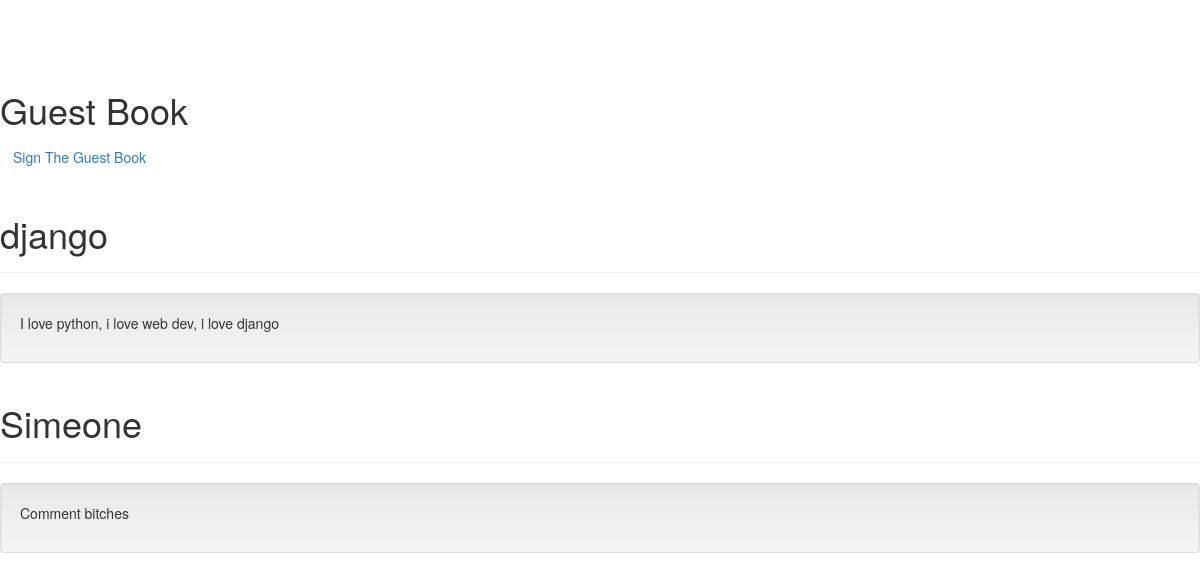
/guestbook/, run on an earlier commit of the app's database.
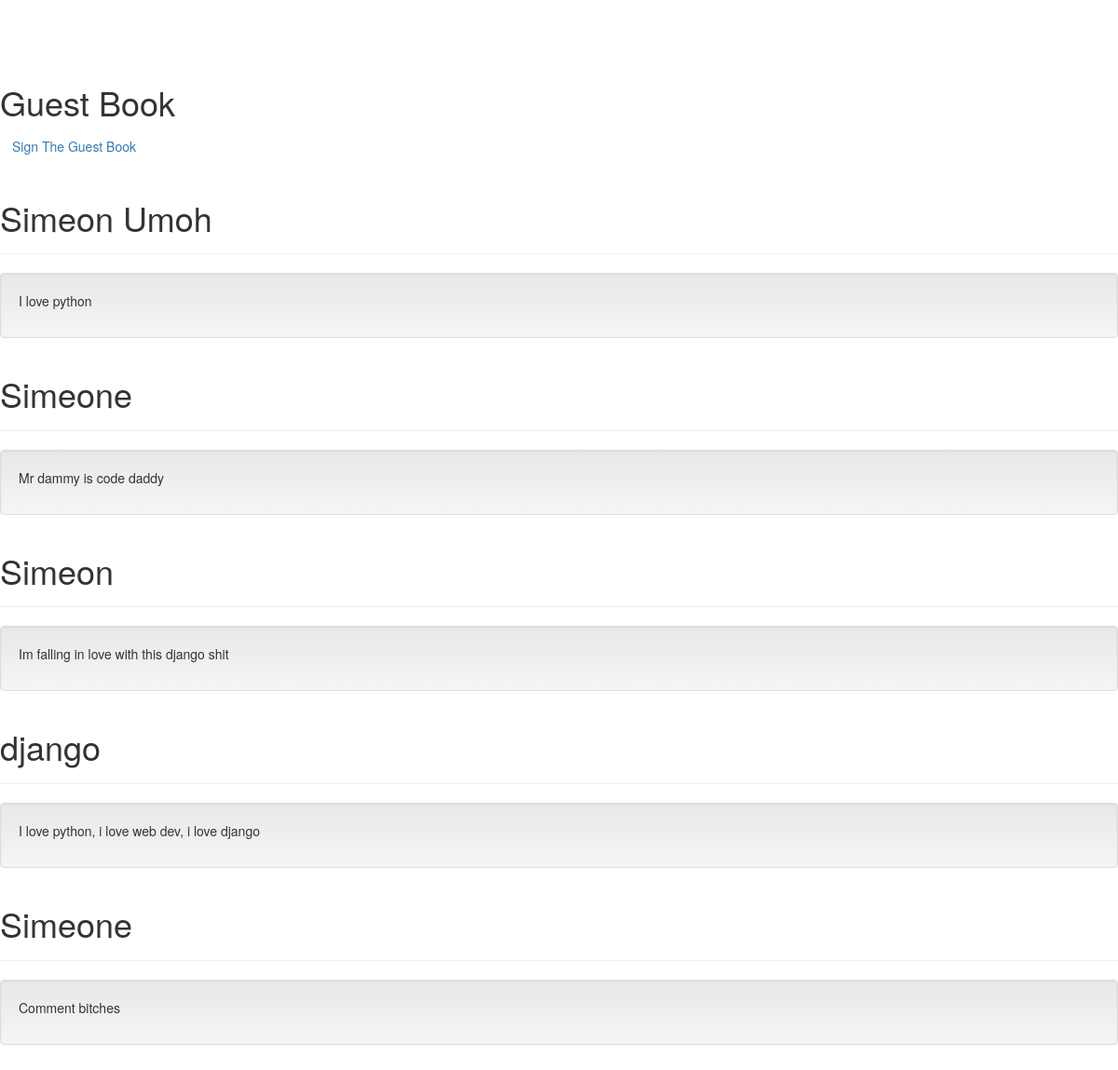
And on a later commit of the database.
### guestbook/models.py (models this page shows, shortened)
class Comment(models.Model):
    name = models.CharField(max_length=20)
    comment = models.TextField()
    date_added = models.DateTimeField(default=timezone.now)

### guestbook/views.py (the view)
# urls.py: path('', views.index, name='index'),
def index(request):
    comments = Comment.objects.order_by('-date_added')
    context = {'comments' : comments}
    return render(request,'guestbook/index.html',context)

### guestbook/templates/guestbook/index.html (shortened to what this page needs)
{% load static %}
<!DOCTYPE html>
<html lang="en">
    <head>
        <link href="{% static 'guestbook/bootstrap.min.css' %}" rel="stylesheet">
        <link href="{% static 'guestbook/bootstrap-theme.min.css' %}" rel="stylesheet">
        <link href="{% static 'guestbook/theme.css' %}" rel="stylesheet">
    </head>
    <body>
        <div>
            <div class="Jumbotron">
                <h1>Guest Book</h1>
                <a type="button" class="btn btn-link" href="{% url 'sign' %}">Sign The Guest Book</a>
            </div>
            {% for c in comments %}
            <div class="page-header">
                <h1>{{ c.name }}</h1>
            </div>
            <div class="well">
                <p>{{ c.comment }}</p>
            </div>
            {% endfor %}
        </div>
    </body>
</html>

### guestbook/static/guestbook/theme.css (style rules this page uses)
body { padding-top: 70px; padding-bottom: 30px; }

What changed in the data, as far as the page shows it:
added Comment: name "Simeon Umoh", comment "I love python"
added Comment: name "Simeone", comment "Mr dammy is code daddy"
added Comment: name "Simeon", comment "Im falling in love with this django shit"
